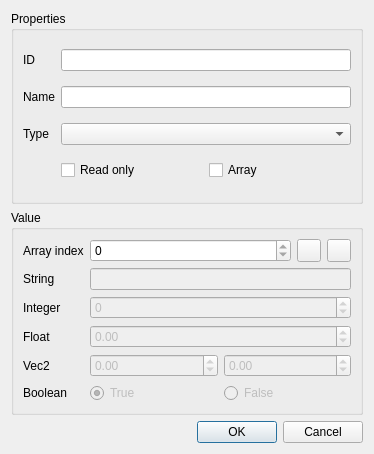
<?xml version="1.0" encoding="UTF-8"?>
<ui version="4.0">
 <class>DlgScriptVar</class>
 <widget class="QDialog" name="DlgScriptVar">
  <property name="geometry">
   <rect>
    <x>0</x>
    <y>0</y>
    <width>374</width>
    <height>454</height>
   </rect>
  </property>
  <property name="windowTitle">
   <string>Script Variable</string>
  </property>
  <layout class="QVBoxLayout" name="verticalLayout_2">
   <item>
    <widget class="QGroupBox" name="props">
     <property name="title">
      <string>Properties</string>
     </property>
     <layout class="QGridLayout" name="gridLayout_2">
      <item row="1" column="0">
       <widget class="QLabel" name="label">
        <property name="text">
         <string>Name</string>
        </property>
       </widget>
      </item>
      <item row="0" column="0">
       <widget class="QLabel" name="label_8">
        <property name="text">
         <string>ID</string>
        </property>
       </widget>
      </item>
      <item row="0" column="1">
       <widget class="QLineEdit" name="varID">
        <property name="readOnly">
         <bool>true</bool>
        </property>
       </widget>
      </item>
      <item row="1" column="1">
       <widget class="QLineEdit" name="varName"/>
      </item>
      <item row="2" column="0">
       <widget class="QLabel" name="label_2">
        <property name="text">
         <string>Type</string>
        </property>
       </widget>
      </item>
      <item row="2" column="1">
       <widget class="QComboBox" name="varType"/>
      </item>
      <item row="3" column="1">
       <layout class="QHBoxLayout" name="horizontalLayout_2">
        <item>
         <widget class="QCheckBox" name="chkReadOnly">
          <property name="text">
           <string>Read only</string>
          </property>
         </widget>
        </item>
        <item>
         <widget class="QCheckBox" name="chkArray">
          <property name="text">
           <string>Array</string>
          </property>
         </widget>
        </item>
       </layout>
      </item>
     </layout>
    </widget>
   </item>
   <item>
    <widget class="QGroupBox" name="value">
     <property name="title">
      <string>Value</string>
     </property>
     <layout class="QGridLayout" name="gridLayout">
      <item row="4" column="0">
       <widget class="QLabel" name="lblVec2">
        <property name="text">
         <string>Vec2</string>
        </property>
       </widget>
      </item>
      <item row="5" column="2">
       <layout class="QHBoxLayout" name="horizontalLayout_5">
        <item>
         <widget class="QRadioButton" name="boolValueTrue">
          <property name="enabled">
           <bool>false</bool>
          </property>
          <property name="text">
           <string>True</string>
          </property>
          <property name="checked">
           <bool>true</bool>
          </property>
         </widget>
        </item>
        <item>
         <widget class="QRadioButton" name="boolValueFalse">
          <property name="enabled">
           <bool>false</bool>
          </property>
          <property name="text">
           <string>False</string>
          </property>
         </widget>
        </item>
       </layout>
      </item>
      <item row="5" column="0">
       <widget class="QLabel" name="lblBool">
        <property name="text">
         <string>Boolean</string>
        </property>
       </widget>
      </item>
      <item row="1" column="0">
       <widget class="QLabel" name="lblString">
        <property name="text">
         <string>String</string>
        </property>
       </widget>
      </item>
      <item row="2" column="0">
       <widget class="QLabel" name="lblInteger">
        <property name="text">
         <string>Integer</string>
        </property>
       </widget>
      </item>
      <item row="3" column="0">
       <widget class="QLabel" name="lblFloat">
        <property name="text">
         <string>Float</string>
        </property>
       </widget>
      </item>
      <item row="1" column="2">
       <widget class="QLineEdit" name="strValue">
        <property name="enabled">
         <bool>false</bool>
        </property>
       </widget>
      </item>
      <item row="4" column="2">
       <layout class="QHBoxLayout" name="horizontalLayout_4">
        <item>
         <widget class="QDoubleSpinBox" name="vec2ValueX">
          <property name="enabled">
           <bool>false</bool>
          </property>
          <property name="minimum">
           <double>-1000000.000000000000000</double>
          </property>
          <property name="maximum">
           <double>1000000.000000000000000</double>
          </property>
          <property name="stepType">
           <enum>QAbstractSpinBox::AdaptiveDecimalStepType</enum>
          </property>
         </widget>
        </item>
        <item>
         <widget class="QDoubleSpinBox" name="vec2ValueY">
          <property name="enabled">
           <bool>false</bool>
          </property>
          <property name="buttonSymbols">
           <enum>QAbstractSpinBox::UpDownArrows</enum>
          </property>
          <property name="minimum">
           <double>-1000000.000000000000000</double>
          </property>
          <property name="maximum">
           <double>1000000.000000000000000</double>
          </property>
          <property name="stepType">
           <enum>QAbstractSpinBox::AdaptiveDecimalStepType</enum>
          </property>
         </widget>
        </item>
       </layout>
      </item>
      <item row="3" column="2">
       <widget class="QDoubleSpinBox" name="floatValue">
        <property name="enabled">
         <bool>false</bool>
        </property>
        <property name="minimum">
         <double>-1000000.000000000000000</double>
        </property>
        <property name="maximum">
         <double>1000000.000000000000000</double>
        </property>
        <property name="stepType">
         <enum>QAbstractSpinBox::AdaptiveDecimalStepType</enum>
        </property>
       </widget>
      </item>
      <item row="2" column="2">
       <widget class="QSpinBox" name="intValue">
        <property name="enabled">
         <bool>false</bool>
        </property>
        <property name="minimum">
         <number>-10000000</number>
        </property>
        <property name="maximum">
         <number>10000000</number>
        </property>
        <property name="stepType">
         <enum>QAbstractSpinBox::AdaptiveDecimalStepType</enum>
        </property>
       </widget>
      </item>
      <item row="0" column="0">
       <widget class="QLabel" name="lblIndex">
        <property name="text">
         <string>Array index</string>
        </property>
       </widget>
      </item>
      <item row="0" column="2">
       <layout class="QHBoxLayout" name="horizontalLayout_3">
        <item>
         <widget class="QSpinBox" name="index">
          <property name="maximum">
           <number>0</number>
          </property>
         </widget>
        </item>
        <item>
         <widget class="QToolButton" name="btnAdd">
          <property name="text">
           <string/>
          </property>
          <property name="icon">
           <iconset resource="../resource/resource.qrc">
            <normaloff>:/16x16_ico_png/add.png</normaloff>:/16x16_ico_png/add.png</iconset>
          </property>
         </widget>
        </item>
        <item>
         <widget class="QToolButton" name="btnDel">
          <property name="text">
           <string/>
          </property>
          <property name="icon">
           <iconset resource="../resource/resource.qrc">
            <normaloff>:/16x16_ico_png/delete.png</normaloff>:/16x16_ico_png/delete.png</iconset>
          </property>
         </widget>
        </item>
       </layout>
      </item>
     </layout>
    </widget>
   </item>
   <item>
    <layout class="QHBoxLayout" name="horizontalLayout">
     <item>
      <spacer name="horizontalSpacer">
       <property name="orientation">
        <enum>Qt::Horizontal</enum>
       </property>
       <property name="sizeHint" stdset="0">
        <size>
         <width>40</width>
         <height>20</height>
        </size>
       </property>
      </spacer>
     </item>
     <item>
      <widget class="QPushButton" name="btnAccept">
       <property name="text">
        <string>OK</string>
       </property>
      </widget>
     </item>
     <item>
      <widget class="QPushButton" name="btnCancel">
       <property name="text">
        <string>Cancel</string>
       </property>
      </widget>
     </item>
    </layout>
   </item>
  </layout>
 </widget>
 <tabstops>
  <tabstop>varID</tabstop>
  <tabstop>varName</tabstop>
  <tabstop>varType</tabstop>
  <tabstop>chkReadOnly</tabstop>
  <tabstop>chkArray</tabstop>
  <tabstop>index</tabstop>
  <tabstop>btnAdd</tabstop>
  <tabstop>btnDel</tabstop>
  <tabstop>strValue</tabstop>
  <tabstop>intValue</tabstop>
  <tabstop>floatValue</tabstop>
  <tabstop>vec2ValueX</tabstop>
  <tabstop>vec2ValueY</tabstop>
  <tabstop>boolValueTrue</tabstop>
  <tabstop>boolValueFalse</tabstop>
  <tabstop>btnAccept</tabstop>
  <tabstop>btnCancel</tabstop>
 </tabstops>
 <resources>
  <include location="../resource/resource.qrc"/>
 </resources>
 <connections/>
</ui>
